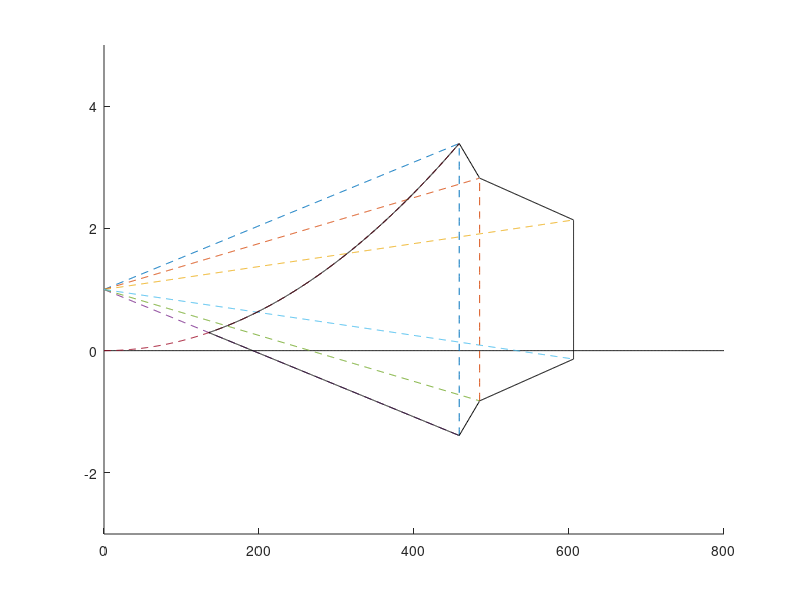

Source code (MATLAB): (Note: this script raises an error after producing the figure.)
c=1.0
mVb=0.005212
mVc=0.003759
mVd=0.001878
Vb=458.3313
Vc=484.692
Vd=605.865

B1=c+mVb*Vb
C1=c+mVc*Vc
D1=c+mVd*Vd
D2=c-mVd*Vd
C2=c-mVc*Vc
B2=c-mVb*Vb

xa=0:1:800
ya=0*ones(size(xa))
xb=0:1:Vb
yb=c+mVb*xb
yb2=c-mVb*xb
xc=0:1:Vc
yc=c+mVc*xc
yc2=c-mVc*xc
xd=0:1:Vd
yd=c+mVd*xd
yd2=c-mVd*xd
M=B1/(Vb.^2)
yp=M*(xb.^2)
yv1=B2:0.1:B1
yv2=C2:0.1:C1
xv1=Vb*ones(size(yv1))
xv2=Vc*ones(size(yv2))

Mbc=(B1-C1)/(Vb-Vc)
Mbc2=(B2-C2)/(Vb-Vc)
Mcd=(C1-D1)/(Vc-Vd)
Mcd2=(C2-D2)/(Vc-Vd)


X=(c - (2*M*c - mVb*(mVb^2 + 4*M*c)^(1/2) + mVb^2)/(2*M))/mVb
Y=(2*M*c - mVb*(mVb^2 + 4*M*c)^(1/2) + mVb^2)/(2*M)

yD=D2:0.01:D1
xD=Vd*ones(size(yD))
xbc=Vb:1:Vc
xcd=Vc:1:Vd
yB1=B1+Mbc*(xbc-Vb)
yC1=C1+Mcd*(xcd-Vc)
yB2=B2+Mbc2*(xbc-Vb)
yC2=C2+Mcd2*(xcd-Vc)
xA=X:0.1:Vb
yA1=M*(xA.^2)
yA2=-mVb*xA+c
hold on
plot(xa,ya,'k')
plot(xb,yb,'--',xc,yc,'--',xd,yd,'--',xb,yb2,'--',xc,yc2,'--',xd,yd2,'--',xb,yp,'--',xv1,yv1,'--',xv2,yv2,'--')
plot(xA,yA1,'k',xA,yA2,'k',xD,yD,'k',xbc,yB1,'k',xcd,yC1,'k',xbc,yB2,'k',xcd,yC2,'k')
hold off
ax=gca
xlim([0 800])
ylim([-3 5])
ax.XTick=[0 100 200 300 400 Vb Vc 550 Vd]
ax.YTick=[-3.0 -2.0 -1.0 0 1.0 2.0 3.0 4.0 5.0]
title('V-n Gust Diagram')
xlabel('Speed V in KEAS')
ylabel('Load Factor n')
str={'Vb','Vc','Vd','Vb speed','Vc speed','Vd speed','Vb speed','Vc speed','Vd speed'}
text([Vb Vc Vd Vb/4 Vc/2 Vd/2+50 Vb/4 Vc/2+20 Vd/2+50 ],[0 0 0 1.8 1.9 1.7 0.3 0 0.4],str)